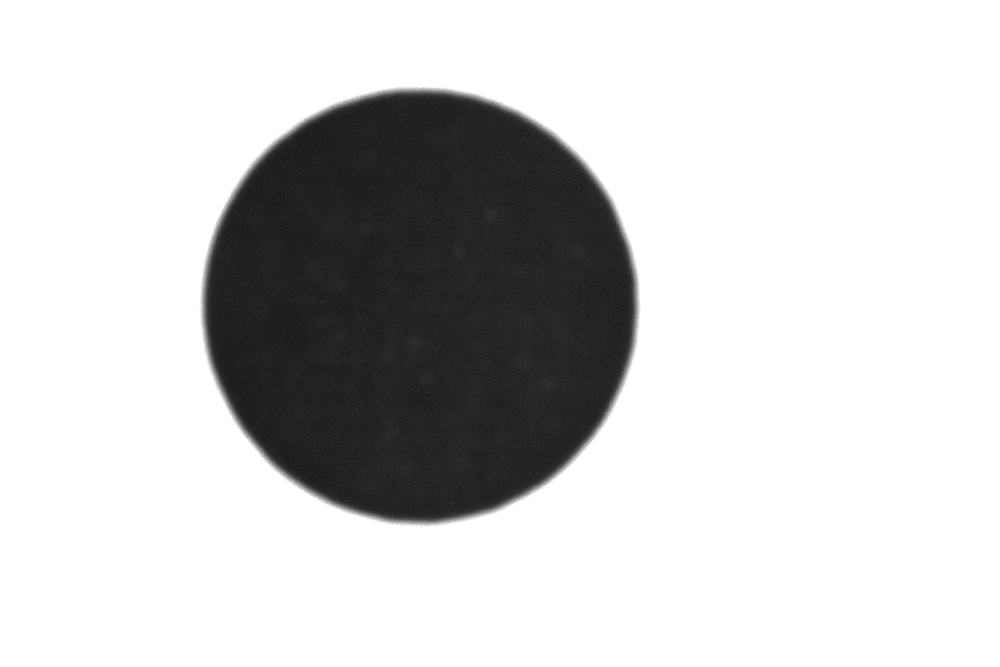
#> input picture img_circle.png, 1000 x 667 px, shrunk from 1500 x 1000 before the run
$ python -i zernick_detection3.py   (imports and definitions only)   (older library calls are emulated)
#> lines starting #> are read from the running program, lines starting #| are printed output that depends on the picture; after the words box and inside, x2 and y2 are one past the last pixel; in counts of white or black regions, pixels touching at a corner belong together
#> further down, picture is the input picture: shape (667, 1000, 3); min 23, max 255, mean 206.7
import cv2
import matplotlib.pyplot as plt
import numpy as np

g_N = 7

M00 = np.array([0, 0.0287, 0.0686, 0.0807, 0.0686, 0.0287, 0,
                0.0287, 0.0815, 0.0816, 0.0816, 0.0816, 0.0815, 0.0287,
                0.0686, 0.0816, 0.0816, 0.0816, 0.0816, 0.0816, 0.0686,
                0.0807, 0.0816, 0.0816, 0.0816, 0.0816, 0.0816, 0.0807,
                0.0686, 0.0816, 0.0816, 0.0816, 0.0816, 0.0816, 0.0686,
                0.0287, 0.0815, 0.0816, 0.0816, 0.0816, 0.0815, 0.0287,
                0, 0.0287, 0.0686, 0.0807, 0.0686, 0.0287, 0]).reshape((7, 7))

M11R = np.array([0, -0.015, -0.019, 0, 0.019, 0.015, 0,
                 -0.0224, -0.0466, -0.0233, 0, 0.0233, 0.0466, 0.0224,
                 -0.0573, -0.0466, -0.0233, 0, 0.0233, 0.0466, 0.0573,
                 -0.069, -0.0466, -0.0233, 0, 0.0233, 0.0466, 0.069,
                 -0.0573, -0.0466, -0.0233, 0, 0.0233, 0.0466, 0.0573,
                 -0.0224, -0.0466, -0.0233, 0, 0.0233, 0.0466, 0.0224,
                 0, -0.015, -0.019, 0, 0.019, 0.015, 0]).reshape((7, 7))

M11I = np.array([0, -0.0224, -0.0573, -0.069, -0.0573, -0.0224, 0,
                 -0.015, -0.0466, -0.0466, -0.0466, -0.0466, -0.0466, -0.015,
                 -0.019, -0.0233, -0.0233, -0.0233, -0.0233, -0.0233, -0.019,
                 0, 0, 0, 0, 0, 0, 0,
                 0.019, 0.0233, 0.0233, 0.0233, 0.0233, 0.0233, 0.019,
                 0.015, 0.0466, 0.0466, 0.0466, 0.0466, 0.0466, 0.015,
                 0, 0.0224, 0.0573, 0.069, 0.0573, 0.0224, 0]).reshape((7, 7))

M20 = np.array([0, 0.0225, 0.0394, 0.0396, 0.0394, 0.0225, 0,
                0.0225, 0.0271, -0.0128, -0.0261, -0.0128, 0.0271, 0.0225,
                0.0394, -0.0128, -0.0528, -0.0661, -0.0528, -0.0128, 0.0394,
                0.0396, -0.0261, -0.0661, -0.0794, -0.0661, -0.0261, 0.0396,
                0.0394, -0.0128, -0.0528, -0.0661, -0.0528, -0.0128, 0.0394,
                0.0225, 0.0271, -0.0128, -0.0261, -0.0128, 0.0271, 0.0225,
                0, 0.0225, 0.0394, 0.0396, 0.0394, 0.0225, 0]).reshape((7, 7))

M31R = np.array([0, -0.0103, -0.0073, 0, 0.0073, 0.0103, 0,
                 -0.0153, -0.0018, 0.0162, 0, -0.0162, 0.0018, 0.0153,
                 -0.0223, 0.0324, 0.0333, 0, -0.0333, -0.0324, 0.0223,
                 -0.0190, 0.0438, 0.0390, 0, -0.0390, -0.0438, 0.0190,
                 -0.0223, 0.0324, 0.0333, 0, -0.0333, -0.0324, 0.0223,
                 -0.0153, -0.0018, 0.0162, 0, -0.0162, 0.0018, 0.0153,
                 0, -0.0103, -0.0073, 0, 0.0073, 0.0103, 0]).reshape(7, 7)

M31I = np.array([0, -0.0153, -0.0223, -0.019, -0.0223, -0.0153, 0,
                 -0.0103, -0.0018, 0.0324, 0.0438, 0.0324, -0.0018, -0.0103,
                 -0.0073, 0.0162, 0.0333, 0.039, 0.0333, 0.0162, -0.0073,
                 0, 0, 0, 0, 0, 0, 0,
                 0.0073, -0.0162, -0.0333, -0.039, -0.0333, -0.0162, 0.0073,
                 0.0103, 0.0018, -0.0324, -0.0438, -0.0324, 0.0018, 0.0103,
                 0, 0.0153, 0.0223, 0.0190, 0.0223, 0.0153, 0]).reshape(7, 7)

M40 = np.array([0, 0.013, 0.0056, -0.0018, 0.0056, 0.013, 0,
                0.0130, -0.0186, -0.0323, -0.0239, -0.0323, -0.0186, 0.0130,
                0.0056, -0.0323, 0.0125, 0.0406, 0.0125, -0.0323, 0.0056,
                -0.0018, -0.0239, 0.0406, 0.0751, 0.0406, -0.0239, -0.0018,
                0.0056, -0.0323, 0.0125, 0.0406, 0.0125, -0.0323, 0.0056,
                0.0130, -0.0186, -0.0323, -0.0239, -0.0323, -0.0186, 0.0130,
                0, 0.013, 0.0056, -0.0018, 0.0056, 0.013, 0]).reshape(7, 7)

def zernike_detection(image):
    image = cv2.Canny(image, 0, 255)
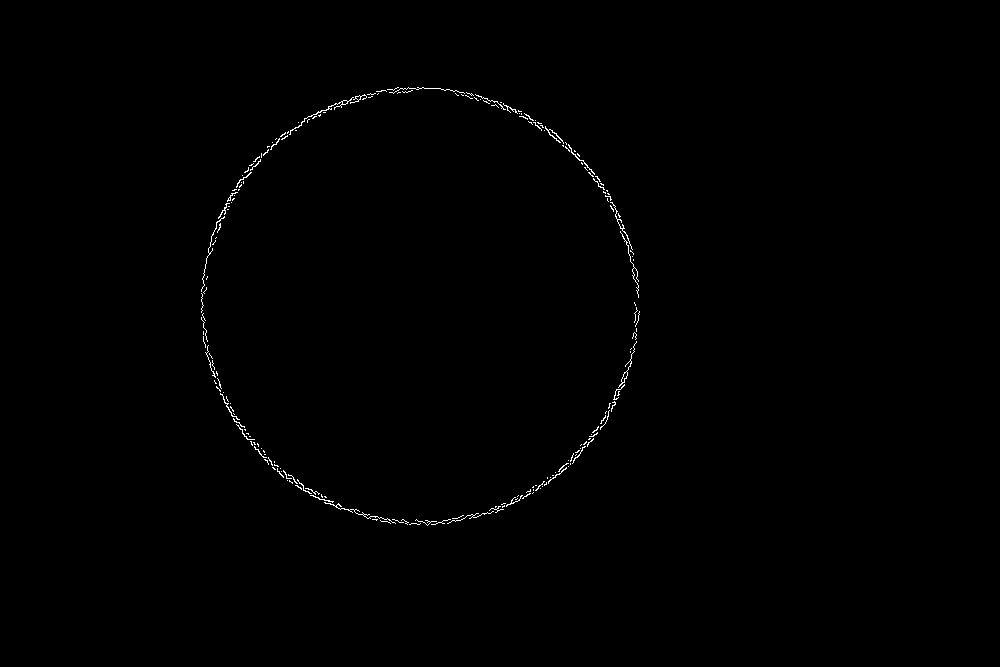
#> image: shape (667, 1000); 0.39% white in thin lines or dots, all inside (x1, y1, x2, y2) = (201, 87, 640, 526)
    cv2.imshow('image', image)
    ZerImgM00 = cv2.filter2D(image, cv2.CV_64F, M00)
    ZerImgM11R = cv2.filter2D(image, cv2.CV_64F, M11R)
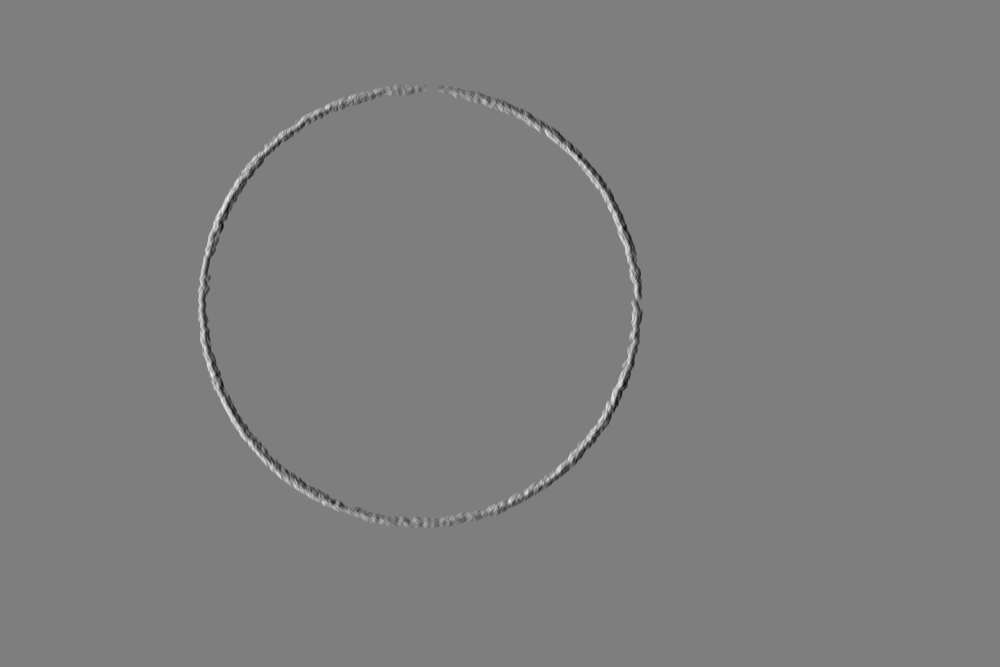
#> ZerImgM11R: shape (667, 1000) float64; min -103, max 104.9, mean 0; drawn with min black and max white
    ZerImgM11I = cv2.filter2D(image, cv2.CV_64F, M11I)
    ZerImgM20 = cv2.filter2D(image, cv2.CV_64F, M20)
    ZerImgM31R = cv2.filter2D(image, cv2.CV_64F, M31R)
    ZerImgM31I = cv2.filter2D(image, cv2.CV_64F, M31I)
    ZerImgM40 = cv2.filter2D(image, cv2.CV_64F, M40)

    point_temporary_x = []
    point_temporary_y = []
    scatter_arr = cv2.findNonZero(ZerImgM00).reshape(-1, 2)
#> scatter_arr = 15069 pairs, first value 198 to 642, second value 84 to 528
    for idx in scatter_arr:
        j, i = idx
        theta_temporary = np.arctan2(ZerImgM31I[i][j], ZerImgM31R[i][j])
        rotated_z11 = np.sin(theta_temporary) * ZerImgM11I[i][j] + np.cos(theta_temporary) * ZerImgM11R[i][j]
        rotated_z31 = np.sin(theta_temporary) * ZerImgM31I[i][j] + np.cos(theta_temporary) * ZerImgM31R[i][j]
        l_method1 = np.sqrt((5 * ZerImgM40[i][j] + 3 * ZerImgM20[i][j]) / (8 * ZerImgM20[i][j]))
        l_method2 = np.sqrt((5 * rotated_z31 + rotated_z11) / (6 * rotated_z11))
        l = (l_method1 + l_method2) / 2
        k = 3 * rotated_z11 / (2 * (1 - l_method2 ** 2) ** 1.5)

        k_value = 20
        l_value = 2 ** 0.5 / g_N

        absl = np.abs(l_method2 - l_method1)
        if k >= k_value and absl <= l_value and g_N * l * np.sin(theta_temporary) / 2 < 1 and g_N * l * np.cos(theta_temporary) / 2 < 1:
            y = i + g_N * l * np.sin(theta_temporary) / 2
            x = j + g_N * l * np.cos(theta_temporary) / 2
            point_temporary_x.append(x)
            point_temporary_y.append(y)
        else:
            continue
#> this loop made 15069 passes
#> (j, i, theta_temporary, rotated_z11, rotated_z31, l_method1, l_method2, l) on passes 1 to 3: (395, 84, 0.978, 6.87, 4.7, 0.858, 0.858, 0.858), (396, 84, 1.13, 22.08, 10.59, 0.75, 0.752, 0.751), (397, 84, 1.4, 32.56, 10.69, 0.636, 0.664, 0.65)

    return point_temporary_x, point_temporary_y


# [16 lines not run here, left out]

>>> import cv2
>>> picture = cv2.imread('img_circle.png')
>>> result = zernike_detection(picture)
